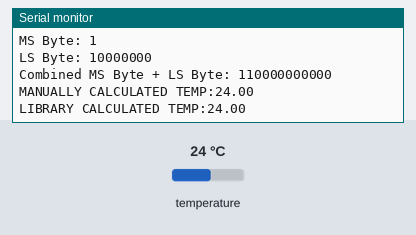
This sketch was run on a simulated Arduino Uno, built with avr-gcc and run on an emulated ATmega328P. Shown: the last lines printed to the serial monitor. The inputs (shaded band) are chosen by the test bench; at power-on: temperature 24 °C.

Above: at 1.9 s.
2.0 s: temperature set to 12 °C
At 2.8 s:
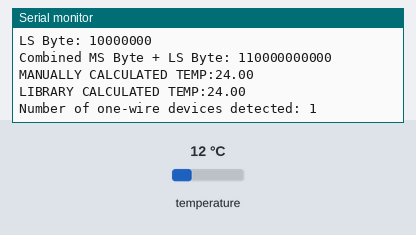
4.7 s: temperature set to 28 °C
At 6.4 s:
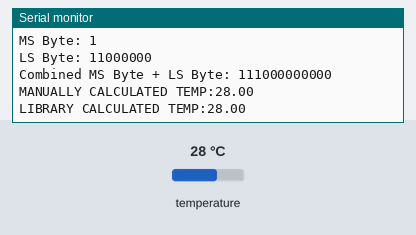
8.9 s: temperature set to 7 °C
At 10.5 s:
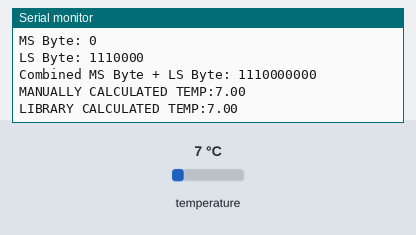
Timing chart, 0 to 12.0 s (numbered marks = the images above; inputs shaded):
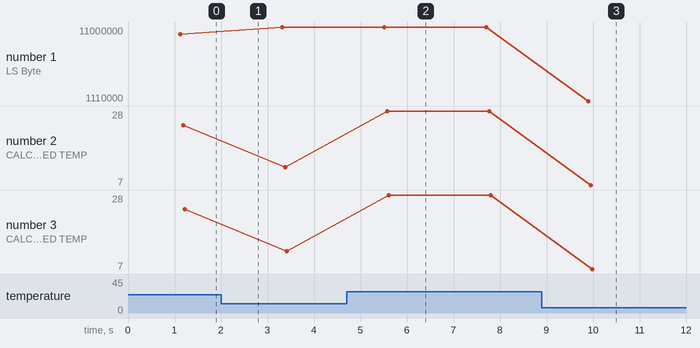

The sketch:

read-one-DS28EA00.ino
```cpp
// Development sketch for testing communication between ONE DS28EA00 temperature chip and Arduino.
// The raw binary is read off the DS28EA00, bit shifted, and manually converted to a temperature value.
// NOTE: the temperature conversion process used in this code is from the Dallas Temperature Library is is not documented in the DS28EA datasheet
// See decode-temperature.ino sketch for correct process

// Hardware: an Arduino Feather m0 with a single DS28EA00 powered with data flowing through pin 12.

// Written 1 December, 2022 by Cameron Planck

#include <Wire.h>
#include <OneWire.h>
#include <DallasTemperature.h>

OneWire  ds(11);  // on pin 12 (a 4.7K (ish) resistor is necessary, it wont work without it)

// Pass our oneWire reference to Dallas Temperature sensor
DallasTemperature sensors(&ds);


void setup(){
  // Start serial communication for debugging purposes
  Serial.begin(9600);
  sensors.begin();
}


byte ROMarray[40];
byte present = 0;

void loop(){

    // check number of one-wire devices present on bus
    Serial.print("Number of one-wire devices detected: ");
    Serial.println(sensors.getDeviceCount());

    // ask all chips to perform temperature conversion
    sensors.requestTemperatures();

    // get temperature bits by reading scratchpad
    present = ds.reset();
    Serial.print("Present?: ");
    Serial.println(present);

    // turn chain mode on
    sensors.chainOn();

    // run chip discover process to generate ROMarray
    chipDiscover(0);

    // write read scratchpad command and read in the 8 bytes from the scratchpad. Note that only the first two are needed for temperature)
    Serial.println("Reading Scratchpad...");
    ds.write(0xBE); // read scratchpad command
    byte scratchpad[8];
    for (int i = 0; i < 8; i++) { // step through each byte, write it to ROMarray
      scratchpad[i] = ds.read();
      Serial.print(scratchpad[i], HEX);
      Serial.print(" ");
    }


    // inspect contents of scratchpad
    Serial.println("");
    Serial.println("BINARY: ");
    Serial.print("MS Byte: ");
    Serial.println((int16_t) scratchpad[1], BIN);
    Serial.print("LS Byte: ");
    Serial.println((int16_t) scratchpad[0], BIN);

    // check if value is negative by looking at signed bits (0-4) in MSbyte.
    int32_t neg = 0x0;
    if (scratchpad[1] & 0x80) // if the
      neg = 0xFFF80000;

    // shift and stack bits in MSbyte and LSbyte to form combined binary number
    int32_t fpTemperature = 0;
    fpTemperature = (((int16_t) scratchpad[1]) << 11)
                    | (((int16_t) scratchpad[0]) << 3)
                    | neg;

    // print combined binary number
    Serial.print("Combined MS Byte + LS Byte: ");
    Serial.println(fpTemperature, BIN);

    // manually calculate temperature from raw
    float convertedTemp = fpTemperature * 0.0078125f;
    Serial.print("MANUALLY CALCULATED TEMP:");
    Serial.println(convertedTemp);

    // calculate temperature from library and compare
    Serial.print("LIBRARY CALCULATED TEMP:");
    float temp = sensors.getTempCByIndex(0);
    Serial.println(temp);
    Serial.println("");

    delay(1000);

  }


void chipDiscover(int k){

    // note: sensors.chainOn() must be called before the chipDiscover routine
    byte addr[8];
    byte i;

    Serial.println("------------------ CHIP DISCOVER BEGIN --------------------");

    // reset 1-wire bus
    present = ds.reset();
    Serial.print("Reseting again. Chip still present?: ");
    Serial.println(present);

    // execute conditional read ROM command and print response (64-bit registration number)
    Serial.println("Applying Conditional Read ROM Command...");
    ds.write(0x0F);
    Serial.print("Response: ");
    for (i = 0; i < 8; i++) {
      addr[i] = ds.read();
      Serial.print(addr[i], HEX);
      Serial.print(" ");
      ROMarray[k*8 + i] = addr[i];
    }

    // reset i-wire bus
    present = ds.reset();
    Serial.println();
    Serial.print("Reseting again. Chip still present?: ");
    Serial.println(present);

    // execute match ROM to select conditional chip
    Serial.println("Applying Match ROM Command...");
    ds.write(0x55);
    for (i = 0; i < 8; i++) {
      ds.write(addr[i]);
      Serial.print(addr[i], HEX);
      Serial.print(" ");
    }
    Serial.println("");
  }

  void matchROM(){

     // can optionally use this instead of the chipDiscover() routine

    // execute match ROM to select conditional chip with known address (for testing).
    Serial.println("Applying Match ROM Command...");
    byte addr[8] = {0x42,0xF7,0x70,0x68, 0, 0, 0, 0xAB};
    ds.write(0x55); // match ROM command
    for (int i = 0; i < 8; i++) {
      ds.write(addr[i]);
      Serial.print(addr[i], HEX);
      Serial.print(" ");
    }
    Serial.println("");

    }
```

Measured:
- after the input at 4.7 s, the serial monitor: prints a new line after 0.76 s (image 2)
- after the input at 8.9 s, the serial monitor: prints a new line after 0.94 s (image 3)
- plotted number 1: 10000000 → 11000000 after the input at 2.0 s, 11000000 → 1110000 after the input at 8.9 s
- plotted number 2: 24 → 12 after the input at 2.0 s, 12 → 28 after the input at 4.7 s
- plotted number 3: 24 → 12 after the input at 2.0 s, 12 → 28 after the input at 4.7 s
